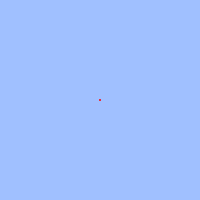
Frame 1 (no input)
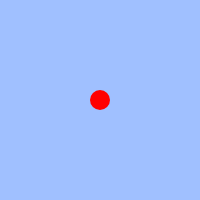
Frame 60 (no input)
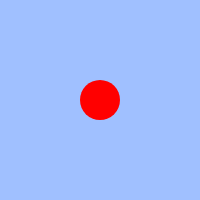
Frame 120 (the mouse pressed at the canvas centre since frame 60)

The p5.js sketch that drew these frames (run headless with seeded random() and noise() and a simulated clock; from frame 60 on, the mouse is pressed at the canvas centre):

// p5.js sketch
// ── sketch.js
// 練習問題「心臓の鼓動のように大きくなったり小さくなったりする円」
let count;
let cycle;
let size;

function setup(){
  createCanvas(200, 200);
  count = 0;
  cycle = 100;
  size >= 50
}

function draw(){
  background(160, 192, 255);
  count = (count + 2) % cycle;
   let size;
   if (count < 30){
     size = 100 - count
   }
    size = count;
    noStroke();
    fill(255, 0, 0);
  ellipse(width / 2, height / 2, size)
}
